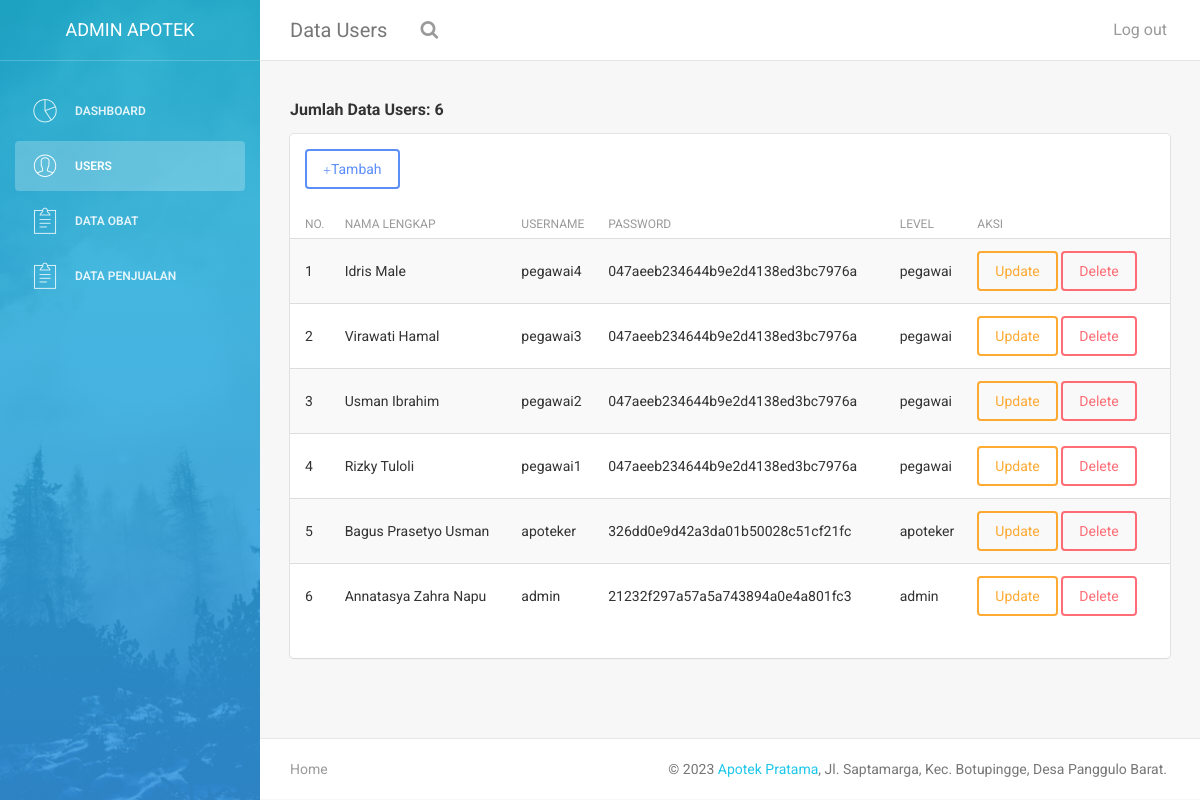
Screenshot of /users.php (signed in) with the database file from the repository.
### tables this page shows
CREATE TABLE IF NOT EXISTS `users` (
  `id` int(11) NOT NULL AUTO_INCREMENT,
  `nama_lengkap` varchar(100) NOT NULL,
  `username` varchar(45) NOT NULL,
  `password` varchar(45) NOT NULL,
  `level` enum('pegawai','apoteker','admin') NOT NULL,
  PRIMARY KEY (`id`)
);

### functions/func_users.php (called while the page is built, shortened)
<?php
	require 'config.php';
	function getData($sql){
		global $conn;
		$res = mysqli_query($conn, $sql);
		$rows = [];
		while ($row = mysqli_fetch_assoc($res)) {
			$rows[] = $row;
		}
		return $rows;
	}
 ?>

### users.php (the view, shortened to what this page needs)
<?php
    require 'functions/func_users.php';
    $data_users = getData("SELECT * FROM users ORDER BY id DESC");
    $sql = "SELECT count(*) AS jumlah FROM users";
    $res = mysqli_query($conn, $sql);
    $jumlah = mysqli_fetch_assoc($res);
 ?>
<!doctype html>
<html lang="en">
<head>
    <link href="assets/css/bootstrap.min.css" rel="stylesheet" />
    <link href="assets/css/animate.min.css" rel="stylesheet"/>
    <link href="assets/css/light-bootstrap-dashboard.css?v=1.4.0" rel="stylesheet"/>
    <link href="assets/css/demo.css" rel="stylesheet" />
    <link href="http://maxcdn.bootstrapcdn.com/font-awesome/4.2.0/css/font-awesome.min.css" rel="stylesheet">
    <link href="assets/css/pe-icon-7-stroke.css" rel="stylesheet" />
</head>
<body>
<div class="wrapper">
    <div class="sidebar" data-color="azure" data-image="assets/img/sidebar-5.jpg">
    	<div class="sidebar-wrapper">
            <div class="logo">
                <a href="#" class="simple-text">
                    <?php
                        if ($_SESSION['level'] == 'admin') {
                            echo "admin apotek";
                        } else if ($_SESSION['level'] == 'apoteker') {
                            echo "apoteker apotek";
                        } else if ($_SESSION['level'] == 'pegawai') {
                            echo "pegawai apotek";
                        }
                     ?>
                </a>
            </div>
            <ul class="nav">
            <?php if($_SESSION['level'] == 'apoteker' || $_SESSION['level'] == 'admin' || $_SESSION['level'] == 'pegawai') { ?>
                <li>
                    <a href="dashboard.php">
                        <i class="pe-7s-graph"></i>
                        <p>Dashboard</p>
                    </a>
                </li>
            <?php } ?>
            <?php if($_SESSION['level'] == 'admin') { ?>
                <li class="active">
                    <a href="users.php">
                        <i class="pe-7s-user"></i>
                        <p>Users</p>
                    </a>
                </li>
            <?php } ?>
            <?php if($_SESSION['level'] == 'apoteker' || $_SESSION['level'] == 'admin' || $_SESSION['level'] == 'pegawai') { ?>
                <li>
                    <a href="obat.php">
                        <i class="pe-7s-note2"></i>
                        <p>Data Obat</p>
                    </a>
                </li>
            <?php } ?>
            <?php if($_SESSION['level'] == 'pegawai' || $_SESSION['level'] == 'admin') { ?>
                <li>
                    <a href="penjualan.php">
                        <i class="pe-7s-note2"></i>
                        <p>Data Penjualan</p>
                    </a>
                </li>
            <?php } ?>
            </ul>
    	</div>
    </div>
    <div class="main-panel">
		<nav class="navbar navbar-default navbar-fixed">
            <div class="container-fluid">
                <div class="navbar-header">
                    <a class="navbar-brand" href="#">Data Users</a>
                </div>
                <div class="collapse navbar-collapse">
                    <ul class="nav navbar-nav navbar-left">
                        <li>
                           <a href="">
                                <i class="fa fa-search"></i>
                            </a>
                        </li>
                    </ul>
                    <ul class="nav navbar-nav navbar-right">
                        <li>
                            <a href="logout.php">
                                <p>Log out</p>
                            </a>
                        </li>
                    </ul>
                </div>
            </div>
        </nav>
        <div class="content">
            <div class="container-fluid">
                <div class="row">
                    <div class="col-md-12">
                        <h5><b> <?php echo "Jumlah Data Users: " . $jumlah['jumlah']; ?></b></h5>
                        <div class="card">
                            <div class="header">
                                <button class="btn btn-primary" data-toggle="modal" data-target="#myModal"><span class="glyphicon glyphicon-plus"></span>Tambah</button>
                            </div>
                            <div class="content table-responsive table-full-width">
                                <table class="table table-hover table-striped">
                                    <thead>
                                        <th>No.</th>
                                        <th>Nama Lengkap</th>
                                        <th>Username</th>
                                        <th>Password</th>
                                        <th>Level</th>
                                        <th>Aksi</th>
                                    </thead>
                                    <tbody>
                                    <?php $i = 1; ?>
                                    <?php foreach ($data_users as $data) : ?>
                                        <tr>
                                            <td><?= $i; ?></td>
                                            <td><?= $data['nama_lengkap'] ?></td>
                                            <td><?= $data['username'] ?></td>
                                            <td><?= $data['password'] ?></td>
                                            <td><?= $data['level'] ?></td>
                                            <td>
                                                <a href="update_users.php?id=<?= $data['id'] ?>" class="btn btn-warning">Update</a>
                                                <a href="delete_users.php?id=<?= $data['id'] ?>" class="btn btn-danger" onclick="return confirm('Anda yakin ingin menghapus data ini?');">Delete</a>
                                            </td>
                                        </tr>
                                        <?php $i++; ?>
                                    <?php endforeach; ?>
                                    </tbody>
                                </table>
                            </div>
                        </div>
                    </div>
                </div>
            </div>
        </div>
        <footer class="footer">
            <div class="container-fluid">
                <nav class="pull-left">
                    <ul>
                        <li>
                            <a href="#">
                                Home
                            </a>
                        </li>
                    </ul>
                </nav>
                <p class="copyright pull-right">
                    &copy; <script>document.write(new Date().getFullYear())</script> <a href="#">Apotek Pratama</a>, Jl. Saptamarga, Kec. Botupingge, Desa Panggulo Barat.
                </p>
            </div>
        </footer>
    </div>
</div>
</body>
</html>

### rows the page displays
users: nama_lengkap "Idris Male", username "pegawai4", password "047aeeb234644b9e2d4138ed3bc7976a", level "pegawai"
users: nama_lengkap "Virawati Hamal", username "pegawai3", password "047aeeb234644b9e2d4138ed3bc7976a", level "pegawai"
users: nama_lengkap "Usman Ibrahim", username "pegawai2", password "047aeeb234644b9e2d4138ed3bc7976a", level "pegawai"
users: nama_lengkap "Rizky Tuloli", username "pegawai1", password "047aeeb234644b9e2d4138ed3bc7976a", level "pegawai"
users: nama_lengkap "Bagus Prasetyo Usman", username "apoteker", password "326dd0e9d42a3da01b50028c51cf21fc", level "apoteker"
users: nama_lengkap "Annatasya Zahra Napu", username "admin", password "21232f297a57a5a743894a0e4a801fc3", level "admin"

### other values shown
$jumlah['jumlah'] "6"
